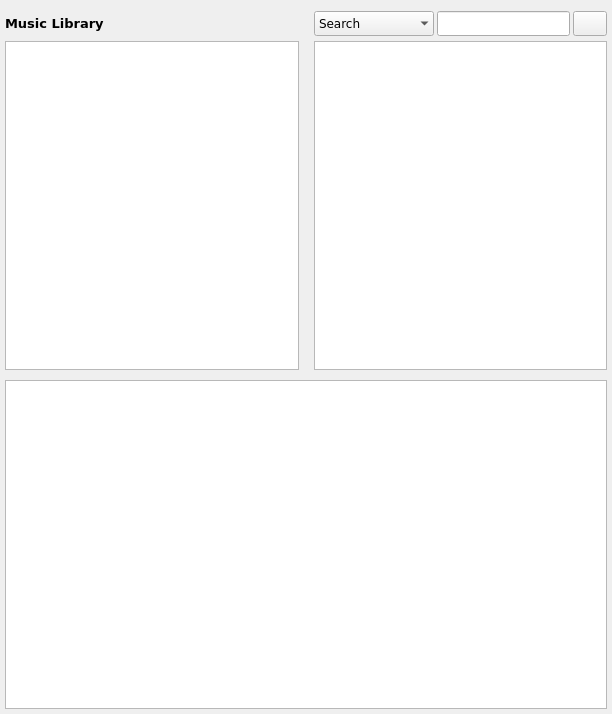
<?xml version="1.0" encoding="UTF-8"?>
<ui version="4.0">
 <class>Library_windowed</class>
 <widget class="QWidget" name="Library_windowed">
  <property name="geometry">
   <rect>
    <x>0</x>
    <y>0</y>
    <width>612</width>
    <height>714</height>
   </rect>
  </property>
  <property name="minimumSize">
   <size>
    <width>0</width>
    <height>0</height>
   </size>
  </property>
  <property name="focusPolicy">
   <enum>Qt::StrongFocus</enum>
  </property>
  <property name="windowTitle">
   <string>Library</string>
  </property>
  <layout class="QGridLayout" name="gridLayout">
   <property name="leftMargin">
    <number>5</number>
   </property>
   <property name="rightMargin">
    <number>5</number>
   </property>
   <property name="bottomMargin">
    <number>5</number>
   </property>
   <property name="horizontalSpacing">
    <number>15</number>
   </property>
   <property name="verticalSpacing">
    <number>5</number>
   </property>
   <item row="4" column="0" colspan="4">
    <widget class="MyTableView" name="tb_title">
     <property name="sizePolicy">
      <sizepolicy hsizetype="Preferred" vsizetype="MinimumExpanding">
       <horstretch>0</horstretch>
       <verstretch>0</verstretch>
      </sizepolicy>
     </property>
     <property name="font">
      <font>
       <family>DejaVu Sans</family>
       <pointsize>8</pointsize>
       <weight>75</weight>
       <bold>true</bold>
      </font>
     </property>
     <property name="layoutDirection">
      <enum>Qt::LeftToRight</enum>
     </property>
     <property name="frameShadow">
      <enum>QFrame::Sunken</enum>
     </property>
     <property name="editTriggers">
      <set>QAbstractItemView::NoEditTriggers</set>
     </property>
     <property name="showDropIndicator" stdset="0">
      <bool>false</bool>
     </property>
     <property name="dragEnabled">
      <bool>true</bool>
     </property>
     <property name="dragDropMode">
      <enum>QAbstractItemView::DragOnly</enum>
     </property>
     <property name="alternatingRowColors">
      <bool>true</bool>
     </property>
     <property name="selectionMode">
      <enum>QAbstractItemView::ExtendedSelection</enum>
     </property>
     <property name="selectionBehavior">
      <enum>QAbstractItemView::SelectRows</enum>
     </property>
     <property name="textElideMode">
      <enum>Qt::ElideLeft</enum>
     </property>
     <property name="verticalScrollMode">
      <enum>QAbstractItemView::ScrollPerPixel</enum>
     </property>
     <property name="horizontalScrollMode">
      <enum>QAbstractItemView::ScrollPerPixel</enum>
     </property>
     <property name="showGrid">
      <bool>false</bool>
     </property>
     <property name="gridStyle">
      <enum>Qt::DotLine</enum>
     </property>
     <property name="sortingEnabled">
      <bool>true</bool>
     </property>
     <property name="wordWrap">
      <bool>false</bool>
     </property>
     <property name="cornerButtonEnabled">
      <bool>true</bool>
     </property>
     <attribute name="horizontalHeaderCascadingSectionResizes">
      <bool>true</bool>
     </attribute>
     <attribute name="horizontalHeaderHighlightSections">
      <bool>false</bool>
     </attribute>
     <attribute name="horizontalHeaderMinimumSectionSize">
      <number>23</number>
     </attribute>
     <attribute name="horizontalHeaderShowSortIndicator" stdset="0">
      <bool>true</bool>
     </attribute>
     <attribute name="horizontalHeaderStretchLastSection">
      <bool>true</bool>
     </attribute>
     <attribute name="verticalHeaderVisible">
      <bool>false</bool>
     </attribute>
     <attribute name="verticalHeaderDefaultSectionSize">
      <number>20</number>
     </attribute>
     <attribute name="verticalHeaderMinimumSectionSize">
      <number>20</number>
     </attribute>
    </widget>
   </item>
   <item row="2" column="2" colspan="2">
    <widget class="MyTableView" name="lv_album">
     <property name="sizePolicy">
      <sizepolicy hsizetype="Expanding" vsizetype="Expanding">
       <horstretch>1</horstretch>
       <verstretch>0</verstretch>
      </sizepolicy>
     </property>
     <property name="minimumSize">
      <size>
       <width>200</width>
       <height>0</height>
      </size>
     </property>
     <property name="font">
      <font>
       <family>DejaVu Sans</family>
       <pointsize>8</pointsize>
       <weight>75</weight>
       <bold>true</bold>
      </font>
     </property>
     <property name="layoutDirection">
      <enum>Qt::LeftToRight</enum>
     </property>
     <property name="frameShadow">
      <enum>QFrame::Sunken</enum>
     </property>
     <property name="autoScroll">
      <bool>false</bool>
     </property>
     <property name="editTriggers">
      <set>QAbstractItemView::NoEditTriggers</set>
     </property>
     <property name="selectionBehavior">
      <enum>QAbstractItemView::SelectRows</enum>
     </property>
     <property name="verticalScrollMode">
      <enum>QAbstractItemView::ScrollPerPixel</enum>
     </property>
     <property name="horizontalScrollMode">
      <enum>QAbstractItemView::ScrollPerPixel</enum>
     </property>
     <property name="showGrid">
      <bool>false</bool>
     </property>
     <property name="gridStyle">
      <enum>Qt::DotLine</enum>
     </property>
     <property name="sortingEnabled">
      <bool>true</bool>
     </property>
     <property name="wordWrap">
      <bool>false</bool>
     </property>
     <attribute name="horizontalHeaderHighlightSections">
      <bool>false</bool>
     </attribute>
     <attribute name="horizontalHeaderStretchLastSection">
      <bool>true</bool>
     </attribute>
     <attribute name="verticalHeaderVisible">
      <bool>false</bool>
     </attribute>
     <attribute name="verticalHeaderDefaultSectionSize">
      <number>20</number>
     </attribute>
     <attribute name="verticalHeaderMinimumSectionSize">
      <number>20</number>
     </attribute>
    </widget>
   </item>
   <item row="2" column="0" colspan="2">
    <widget class="MyTableView" name="lv_artist">
     <property name="sizePolicy">
      <sizepolicy hsizetype="Expanding" vsizetype="Expanding">
       <horstretch>1</horstretch>
       <verstretch>0</verstretch>
      </sizepolicy>
     </property>
     <property name="minimumSize">
      <size>
       <width>200</width>
       <height>0</height>
      </size>
     </property>
     <property name="font">
      <font>
       <family>DejaVu Sans</family>
       <pointsize>8</pointsize>
       <weight>75</weight>
       <bold>true</bold>
      </font>
     </property>
     <property name="layoutDirection">
      <enum>Qt::LeftToRight</enum>
     </property>
     <property name="frameShadow">
      <enum>QFrame::Sunken</enum>
     </property>
     <property name="autoScroll">
      <bool>false</bool>
     </property>
     <property name="editTriggers">
      <set>QAbstractItemView::NoEditTriggers</set>
     </property>
     <property name="selectionBehavior">
      <enum>QAbstractItemView::SelectRows</enum>
     </property>
     <property name="verticalScrollMode">
      <enum>QAbstractItemView::ScrollPerPixel</enum>
     </property>
     <property name="horizontalScrollMode">
      <enum>QAbstractItemView::ScrollPerPixel</enum>
     </property>
     <property name="showGrid">
      <bool>false</bool>
     </property>
     <property name="gridStyle">
      <enum>Qt::DotLine</enum>
     </property>
     <property name="sortingEnabled">
      <bool>true</bool>
     </property>
     <property name="wordWrap">
      <bool>false</bool>
     </property>
     <attribute name="horizontalHeaderHighlightSections">
      <bool>false</bool>
     </attribute>
     <attribute name="horizontalHeaderStretchLastSection">
      <bool>true</bool>
     </attribute>
     <attribute name="verticalHeaderVisible">
      <bool>false</bool>
     </attribute>
     <attribute name="verticalHeaderDefaultSectionSize">
      <number>20</number>
     </attribute>
     <attribute name="verticalHeaderMinimumSectionSize">
      <number>20</number>
     </attribute>
    </widget>
   </item>
   <item row="3" column="0" colspan="2">
    <widget class="QFrame" name="frame">
     <property name="font">
      <font>
       <family>DejaVu Sans</family>
      </font>
     </property>
     <property name="frameShape">
      <enum>QFrame::StyledPanel</enum>
     </property>
     <property name="frameShadow">
      <enum>QFrame::Raised</enum>
     </property>
    </widget>
   </item>
   <item row="1" column="2" colspan="2">
    <layout class="QHBoxLayout" name="horizontalLayout">
     <property name="spacing">
      <number>3</number>
     </property>
     <item>
      <widget class="QComboBox" name="combo_searchfilter">
       <property name="minimumSize">
        <size>
         <width>120</width>
         <height>25</height>
        </size>
       </property>
       <property name="maximumSize">
        <size>
         <width>120</width>
         <height>25</height>
        </size>
       </property>
       <property name="font">
        <font>
         <family>DejaVu Sans</family>
        </font>
       </property>
       <property name="focusPolicy">
        <enum>Qt::NoFocus</enum>
       </property>
       <property name="toolTip">
        <string>Shortcuts: &lt;br /&gt;Search &lt;span style=&quot; font-weight:600;&quot;&gt;s: &lt;br /&gt; &lt;/span&gt;Genre &lt;span style=&quot; font-weight:600;&quot;&gt;g: &lt;br /&gt;&lt;/span&gt;Path &lt;span style=&quot; font-weight:600;&quot;&gt;p:&lt;br/&gt;</string>
       </property>
       <property name="sizeAdjustPolicy">
        <enum>QComboBox::AdjustToMinimumContentsLength</enum>
       </property>
       <property name="minimumContentsLength">
        <number>120</number>
       </property>
       <property name="frame">
        <bool>false</bool>
       </property>
       <item>
        <property name="text">
         <string>Search</string>
        </property>
       </item>
       <item>
        <property name="text">
         <string>Genre</string>
        </property>
       </item>
       <item>
        <property name="text">
         <string>Path</string>
        </property>
       </item>
      </widget>
     </item>
     <item>
      <widget class="QLineEdit" name="le_search">
       <property name="minimumSize">
        <size>
         <width>0</width>
         <height>25</height>
        </size>
       </property>
       <property name="maximumSize">
        <size>
         <width>16777215</width>
         <height>25</height>
        </size>
       </property>
       <property name="font">
        <font>
         <family>DejaVu Sans</family>
        </font>
       </property>
       <property name="focusPolicy">
        <enum>Qt::ClickFocus</enum>
       </property>
       <property name="toolTip">
        <string>Search for title, interprets and albums</string>
       </property>
      </widget>
     </item>
     <item>
      <widget class="QPushButton" name="btn_clear">
       <property name="minimumSize">
        <size>
         <width>0</width>
         <height>25</height>
        </size>
       </property>
       <property name="maximumSize">
        <size>
         <width>34</width>
         <height>25</height>
        </size>
       </property>
       <property name="font">
        <font>
         <family>DejaVu Sans</family>
        </font>
       </property>
       <property name="focusPolicy">
        <enum>Qt::NoFocus</enum>
       </property>
       <property name="toolTip">
        <string>Show all interprets, albums, tracks</string>
       </property>
       <property name="text">
        <string/>
       </property>
      </widget>
     </item>
    </layout>
   </item>
   <item row="1" column="0" colspan="2">
    <layout class="QHBoxLayout" name="horizontalLayout_2">
     <item>
      <widget class="QLabel" name="lab_music_library">
       <property name="sizePolicy">
        <sizepolicy hsizetype="Maximum" vsizetype="Preferred">
         <horstretch>0</horstretch>
         <verstretch>0</verstretch>
        </sizepolicy>
       </property>
       <property name="font">
        <font>
         <family>DejaVu Sans</family>
         <pointsize>10</pointsize>
         <weight>75</weight>
         <bold>true</bold>
        </font>
       </property>
       <property name="text">
        <string>Music Library  </string>
       </property>
      </widget>
     </item>
     <item>
      <widget class="QLabel" name="lab_status">
       <property name="font">
        <font>
         <family>DejaVu Sans</family>
        </font>
       </property>
       <property name="text">
        <string/>
       </property>
      </widget>
     </item>
     <item>
      <widget class="QPushButton" name="btn_info">
       <property name="minimumSize">
        <size>
         <width>24</width>
         <height>24</height>
        </size>
       </property>
       <property name="maximumSize">
        <size>
         <width>24</width>
         <height>24</height>
        </size>
       </property>
       <property name="font">
        <font>
         <family>DejaVu Sans</family>
        </font>
       </property>
       <property name="focusPolicy">
        <enum>Qt::NoFocus</enum>
       </property>
       <property name="text">
        <string/>
       </property>
       <property name="iconSize">
        <size>
         <width>24</width>
         <height>24</height>
        </size>
       </property>
       <property name="flat">
        <bool>true</bool>
       </property>
      </widget>
     </item>
    </layout>
   </item>
  </layout>
 </widget>
 <customwidgets>
  <customwidget>
   <class>MyTableView</class>
   <extends>QTableView</extends>
   <header>GUI/MyTableView.h</header>
  </customwidget>
 </customwidgets>
 <resources/>
 <connections/>
</ui>
